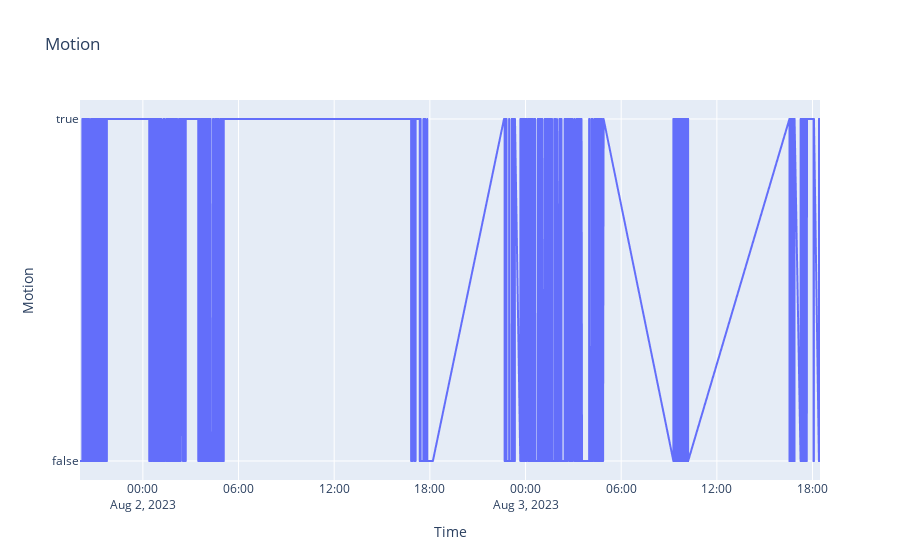

This figure's notebook cell:
### Code cell
figMotion = df.plot(x="Time", y="Motion", title='Motion')
figMotion.show()

### Figure 1 — Plotly figure (JSON) as saved in the notebook; plotly's stock layout.template omitted (floating-point values rounded to 4 significant figures; data arrays with more than 128 entries replaced by an {"elided": "..."} marker saying what was removed)
{"data": [{"hovertemplate": "Time=%{x}<br>Motion=%{y}<extra></extra>", "legendgroup": "", "line": {"color": "#636efa", "dash": "solid"}, "marker": {"symbol": "circle"}, "mode": "lines", "name": "", "showlegend": false, "type": "scattergl", "x": {"elided": "5069 str values"}, "xaxis": "x", "y": {"elided": "5069 bool values"}, "yaxis": "y"}], "layout": {"legend": {"tracegroupgap": 0}, "title": {"text": "Motion"}, "xaxis": {"anchor": "y", "domain": [0, 1], "title": {"text": "Time"}}, "yaxis": {"anchor": "x", "domain": [0, 1], "title": {"text": "Motion"}}}}
